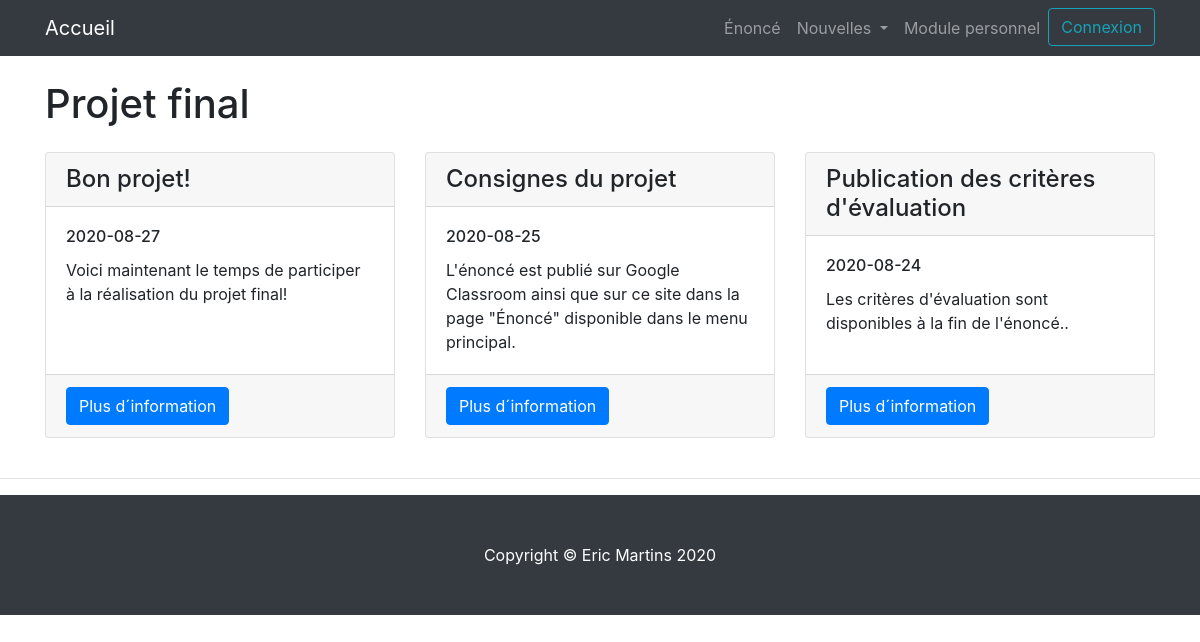
The page / on the database its author committed.
### tables this page shows
CREATE TABLE `nouvelles` (
  `id` int(11) NOT NULL,
  `titre` varchar(50) NOT NULL,
  `description_courte` varchar(125) NOT NULL,
  `description_longue` text NOT NULL,
  `date_nouvelle` date NOT NULL,
  `actif` tinyint(1) NOT NULL,
  `fk_categorie` int(11) NOT NULL
);

### index.php (the view)
<?php
  include_once('include/header.php');
?>
  <div class="container">
    <h1 class="my-4">Projet final</h1>
    <div class="row">
      <?php
              $res = $mysqli->query(" SELECT * from nouvelles
                                      where actif=1
                                      ORDER BY date_nouvelle DESC
                                      LIMIT 0, 3");
              while ($row = $res->fetch_assoc()) {
                  echo '<div class="col-lg-4 mb-4">';
                  echo '<div class="card h-100">';
                  echo '<h4 class="card-header">'.$row["titre"].'</h4>';
                  echo '<div class="card-body">';
                  echo '<h6 class="card-title">'.$row["date_nouvelle"].'</h6>';
                  echo '<p class="card-text">'.$row["description_courte"].'</p>';
                  echo '</div>';
                  echo '<div class="card-footer">';
                  echo '<a href="nouvelle.php?id='.$row['id'].'" class="btn btn-primary">Plus d´information</a>';
                  echo '</div>';
                  echo '</div>';
                  echo '</div>';
              }
            ?>
    </div>
  </div>
<?php include_once('include/footer.php'); ?>

### css/modern-business.css (style rules this page uses)
body { padding-top: 56px; }

### rows shown on the page
nouvelles: titre "Bon projet!", date_nouvelle "2020-08-27", description_courte "Voici maintenant le temps de participer à la réalisation du projet final!"
nouvelles: titre "Consignes du projet", date_nouvelle "2020-08-25", description_courte "L'énoncé est publié sur Google Classroom ainsi que sur ce site dans la page \"Énoncé\" disponible dans le menu principal."
nouvelles: titre "Publication des critères d'évaluation", date_nouvelle "2020-08-24", description_courte "Les critères d'évaluation sont disponibles à la fin de l'énoncé.."
